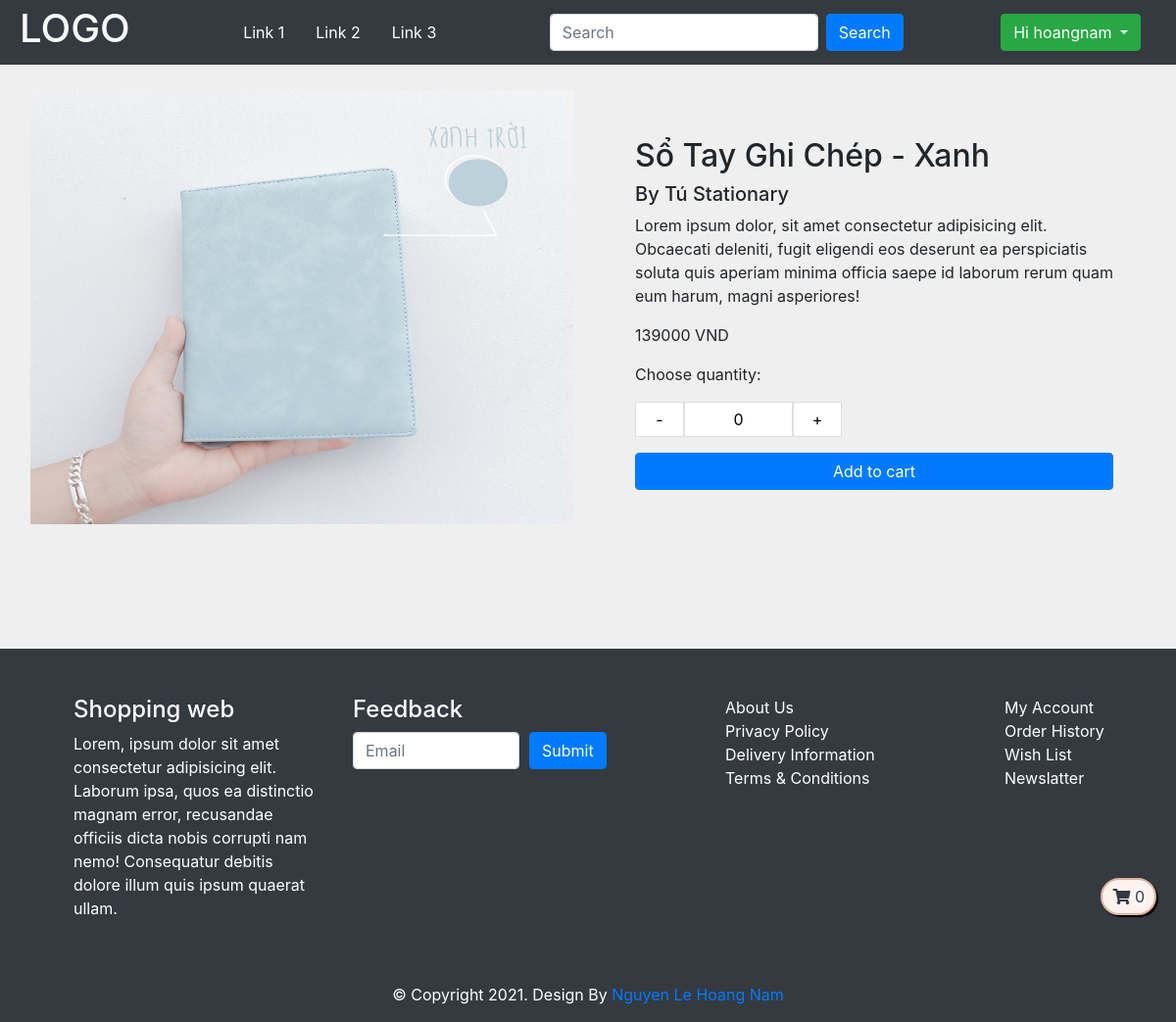
The app's page /views/product.php?product_id=2 (signed in) with its own data.
### tables this page shows
CREATE TABLE `Product` (
    `product_id` int(11) NOT NULL,
    `product_brand` varchar(100) NOT NULL,
    `product_name` varchar(100) NOT NULL,
    `product_description` varchar(3000) DEFAULT NULL,
    `product_image` varchar(200) NOT NULL,
    `product_price` int(11) NOT NULL
  );

### database/DBConnection.php (called while the page is built, shortened)
<?php
class DBConnection
{
    public static function getDBConnection()
    {
        static $con = null;
        if ($con === null) {
            $con = new mysqli('localhost', 'root', '', 'Shopping');
        }
        return $con;
    }
}

### views/functions.php (called while the page is built, shortened)
<?php
require('../database/DBConnection.php');
require('../database/Product.php');
$Product = new Product();
$productShuffled = $Product->getRandomProduct();

### database/Product.php (called while the page is built, shortened)
<?php
class Product
{
    public $db = null;
    public function __construct()
    {
        $this->db = DBConnection::getDBConnection();
    }
    public function getRandomProduct($number = 8)
    {
        $sql = "SELECT * FROM Product ORDER BY RAND() LIMIT {$number}";
        $query = $this->db->query($sql);
        $data = array();
        while ($item = mysqli_fetch_array($query, MYSQLI_ASSOC)) {
            $data[] = $item;
        }
        return $data;
    }
    public function getProduct($product_id)
    {
        if (isset($product_id)) {
            $sql = "SELECT * From Product WHERE product_id = {$product_id}";
            $result = $this->db->query($sql);
            $resultArray = array();
            while ($item = mysqli_fetch_array($result, MYSQLI_ASSOC)) {
                $resultArray[] = $item;
            }
            return $resultArray;
        }
    }
}

### views/product.php (the view)
<?php
include('header.php');
if (isset($_GET['product_id'])) {
    $book_id = $_GET['product_id'];
} else {
    $book_id = 1;
}
$detailedProduct = $Product->getProduct($book_id);
?>
<main>
    <section id="product m-4">
        <div class="row p-3 m-auto">
            <?php foreach ($detailedProduct as $item) { ?>
                <div class="col-6">
                    <img src="<?php echo $item['product_image'] ?>" class="img-fluid" id="product-img" alt="">
                </div>
                <div class="col-6 p-5">
                    <div class="product-info d-flex flex-column">
                        <h2 class="text-capitalize"><?php echo $item['product_name'] ?></h2>
                        <h5>By <?php echo $item['product_brand'] ?></h5>
                        <p><?php echo $item['product_description'] ?></p>
                        <p><?php echo $item['product_price'] ?> VND</p>
                        <p>Choose quantity:</p>
                        <div class="quantity d-flex flex-row">
                            <button class="qty-down">-</button>
                            <input type="text" class="quantity-input text-center" maxlength="2" size="6" value="0" style="border: 1px solid rgba(0, 0, 0, 0.125);" />
                            <button class="qty-up">+</button>
                        </div>
                        <span class="btn btn-primary my-3">Add to cart</span>
                    </div>
                </div>
            <?php } ?>
        </div>
    </section>
</main>
<?php
include('footer.php');
?>

### css/style.css (style rules this page uses)
body { background-color: rgb(239, 239, 239); }
* { box-sizing: border-box; }
#product-img { align-self: center; width: 100%; height: 80%; }
.product-info { justify-content: center; }
.quantity button { border: 1px solid rgba(0, 0, 0, 0.125); background-color: white; padding: 5px 2px; width: 50px; }

### records on screen
product: product_image (picture), product_name "Sổ Tay Ghi Chép - Xanh", product_brand "Tú Stationary", product_description "Lorem ipsum dolor, sit amet consectetur adipisicing elit. Obcaecati deleniti, fugit eligendi eos deserunt ea perspiciatis soluta quis aperiam minima officia saepe id laborum rerum quam eum harum, magni asperiores!", product_price "139000"

### other values on screen
$_SESSION['username'] "hoangnam"
count($User->getOwnedCart()) "0"
